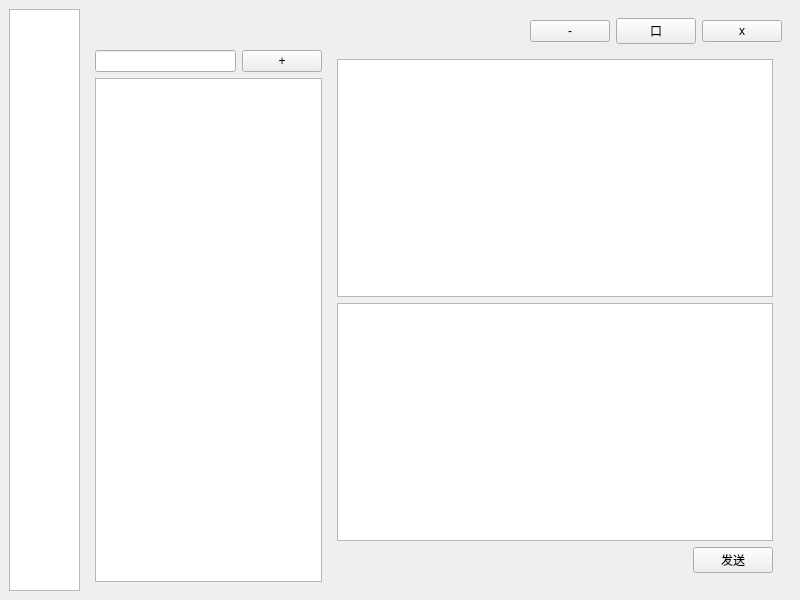
<?xml version="1.0" encoding="UTF-8"?>
<ui version="4.0">
 <class>MainWindow</class>
 <widget class="QMainWindow" name="MainWindow">
  <property name="geometry">
   <rect>
    <x>0</x>
    <y>0</y>
    <width>800</width>
    <height>600</height>
   </rect>
  </property>
  <property name="windowTitle">
   <string>MainWindow</string>
  </property>
  <widget class="QWidget" name="centralwidget">
   <layout class="QVBoxLayout" name="verticalLayout_4">
    <item>
     <layout class="QHBoxLayout" name="horizontalLayout" stretch="1,10">
      <item>
       <widget class="QListWidget" name="lstFunctionsList"/>
      </item>
      <item>
       <widget class="QStackedWidget" name="stackFunctions">
        <widget class="QWidget" name="page">
         <layout class="QVBoxLayout" name="verticalLayout_3">
          <item>
           <layout class="QVBoxLayout" name="verticalLayout_2">
            <item>
             <layout class="QHBoxLayout" name="horizontalLayout_4" stretch="10,1,1,1">
              <item>
               <spacer name="horizontalSpacer">
                <property name="orientation">
                 <enum>Qt::Horizontal</enum>
                </property>
                <property name="sizeHint" stdset="0">
                 <size>
                  <width>40</width>
                  <height>20</height>
                 </size>
                </property>
               </spacer>
              </item>
              <item>
               <widget class="QPushButton" name="btnMinWindow">
                <property name="text">
                 <string>-</string>
                </property>
               </widget>
              </item>
              <item>
               <widget class="QPushButton" name="btnMaxWindow">
                <property name="text">
                 <string>口</string>
                </property>
               </widget>
              </item>
              <item>
               <widget class="QPushButton" name="btnClose">
                <property name="text">
                 <string>x</string>
                </property>
               </widget>
              </item>
             </layout>
            </item>
            <item>
             <layout class="QHBoxLayout" name="horizontalLayout_3" stretch="10,20">
              <item>
               <layout class="QVBoxLayout" name="verticalLayout">
                <item>
                 <layout class="QHBoxLayout" name="horizontalLayout_2">
                  <item>
                   <widget class="QLineEdit" name="editSearch"/>
                  </item>
                  <item>
                   <widget class="QPushButton" name="btnAddFriend">
                    <property name="text">
                     <string>+</string>
                    </property>
                   </widget>
                  </item>
                 </layout>
                </item>
                <item>
                 <widget class="QListWidget" name="lstFriends"/>
                </item>
               </layout>
              </item>
              <item>
               <widget class="QStackedWidget" name="stackChat">
                <property name="currentIndex">
                 <number>1</number>
                </property>
                <widget class="QWidget" name="page_3">
                 <layout class="QVBoxLayout" name="verticalLayout_5">
                  <item>
                   <widget class="QTextBrowser" name="chatArea0"/>
                  </item>
                  <item>
                   <widget class="QTextEdit" name="editTypeArea0"/>
                  </item>
                  <item>
                   <layout class="QHBoxLayout" name="horizontalLayout_5">
                    <item>
                     <spacer name="horizontalSpacer_2">
                      <property name="orientation">
                       <enum>Qt::Horizontal</enum>
                      </property>
                      <property name="sizeHint" stdset="0">
                       <size>
                        <width>40</width>
                        <height>20</height>
                       </size>
                      </property>
                     </spacer>
                    </item>
                    <item>
                     <widget class="QPushButton" name="btnSendMsg0">
                      <property name="text">
                       <string>发送</string>
                      </property>
                     </widget>
                    </item>
                   </layout>
                  </item>
                 </layout>
                </widget>
                <widget class="QWidget" name="page_4">
                 <layout class="QVBoxLayout" name="verticalLayout_6">
                  <item>
                   <widget class="QTextBrowser" name="chatArea1"/>
                  </item>
                  <item>
                   <widget class="QTextEdit" name="editTypeArea1"/>
                  </item>
                  <item>
                   <layout class="QHBoxLayout" name="horizontalLayout_6">
                    <item>
                     <spacer name="horizontalSpacer_3">
                      <property name="orientation">
                       <enum>Qt::Horizontal</enum>
                      </property>
                      <property name="sizeHint" stdset="0">
                       <size>
                        <width>40</width>
                        <height>20</height>
                       </size>
                      </property>
                     </spacer>
                    </item>
                    <item>
                     <widget class="QPushButton" name="btnSendMsg1">
                      <property name="text">
                       <string>发送</string>
                      </property>
                     </widget>
                    </item>
                   </layout>
                  </item>
                 </layout>
                </widget>
               </widget>
              </item>
             </layout>
            </item>
           </layout>
          </item>
         </layout>
        </widget>
        <widget class="QWidget" name="page_2"/>
       </widget>
      </item>
     </layout>
    </item>
   </layout>
  </widget>
 </widget>
 <resources/>
 <connections/>
</ui>
